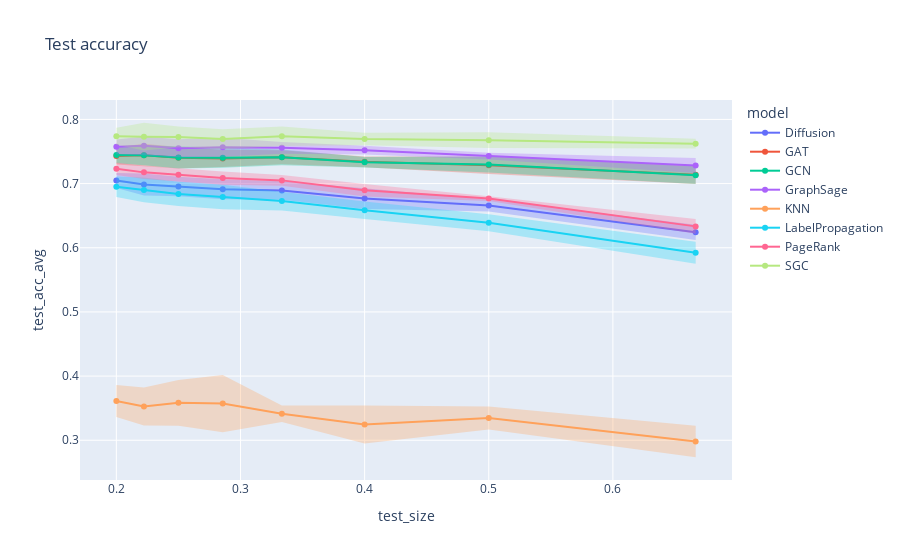

Notebook cell for this chart:
### Markdown cell above
### Citeseer

### Code cell
# Test split
for error_y_mode in {'band'}:
    fig = line(
        data_frame = grouped[grouped['dataset']=='citeseer'],
        x = 'test_size',
        y = 'test_acc_avg',
        error_y = 'test_acc_std',
        error_y_mode = error_y_mode,
        color = 'model',
        title = f'Test accuracy',
        markers = '.',
    )
    fig.show()

### Figure 1 — Plotly figure (JSON) as saved in the notebook; plotly's stock layout.template omitted (floating-point values rounded to 4 significant figures)
{"data": [{"fill": "toself", "fillcolor": "rgba(99,110,250,.3)", "hoverinfo": "skip", "legendgroup": "Diffusion", "line": {"color": "rgba(255,255,255,0)"}, "showlegend": false, "type": "scatter", "x": [0.6667, 0.5, 0.4, 0.3333, 0.2857, 0.25, 0.2222, 0.2, 0.2, 0.2222, 0.25, 0.2857, 0.3333, 0.4, 0.5, 0.6667], "xaxis": "x", "y": [0.6359, 0.6754, 0.6926, 0.7035, 0.7066, 0.7107, 0.7158, 0.7167, 0.693, 0.6816, 0.6804, 0.6757, 0.6749, 0.6605, 0.6565, 0.612], "yaxis": "y"}, {"hovertemplate": "model=Diffusion<br>test_size=%{x}<br>test_acc_avg=%{y}<extra></extra>", "legendgroup": "Diffusion", "line": {"color": "#636efa", "dash": "solid"}, "marker": {"symbol": "circle"}, "mode": "markers+lines", "name": "Diffusion", "orientation": "v", "showlegend": true, "type": "scatter", "x": [0.6667, 0.5, 0.4, 0.3333, 0.2857, 0.25, 0.2222, 0.2], "xaxis": "x", "y": [0.624, 0.6659, 0.6766, 0.6892, 0.6912, 0.6955, 0.6987, 0.7048], "yaxis": "y"}, {"fill": "toself", "fillcolor": "rgba(239,85,59,.3)", "hoverinfo": "skip", "legendgroup": "GAT", "line": {"color": "rgba(255,255,255,0)"}, "showlegend": false, "type": "scatter", "x": [0.6667, 0.5, 0.4, 0.3333, 0.2857, 0.25, 0.2222, 0.2, 0.2, 0.2222, 0.25, 0.2857, 0.3333, 0.4, 0.5, 0.6667], "xaxis": "x", "y": [0.7284, 0.7423, 0.7423, 0.7519, 0.7527, 0.7571, 0.7619, 0.7565, 0.7297, 0.7267, 0.7236, 0.7258, 0.7302, 0.7254, 0.7149, 0.6992], "yaxis": "y"}, {"hovertemplate": "model=GAT<br>test_size=%{x}<br>test_acc_avg=%{y}<extra></extra>", "legendgroup": "GAT", "line": {"color": "#EF553B", "dash": "solid"}, "marker": {"symbol": "circle"}, "mode": "markers+lines", "name": "GAT", "orientation": "v", "showlegend": true, "type": "scatter", "x": [0.6667, 0.5, 0.4, 0.3333, 0.2857, 0.25, 0.2222, 0.2], "xaxis": "x", "y": [0.7138, 0.7286, 0.7338, 0.7411, 0.7393, 0.7403, 0.7443, 0.7431], "yaxis": "y"}, {"fill": "toself", "fillcolor": "rgba(0,204,150,.3)", "hoverinfo": "skip", "legendgroup": "GCN", "line": {"color": "rgba(255,255,255,0)"}, "showlegend": false, "type": "scatter", "x": [0.6667, 0.5, 0.4, 0.3333, 0.2857, 0.25, 0.2222, 0.2, 0.2, 0.2222, 0.25, 0.2857, 0.3333, 0.4, 0.5, 0.6667], "xaxis": "x", "y": [0.727, 0.7421, 0.7413, 0.753, 0.7562, 0.7582, 0.7597, 0.7576, 0.7317, 0.7285, 0.7234, 0.7247, 0.7287, 0.7251, 0.7173, 0.6992], "yaxis": "y"}, {"hovertemplate": "model=GCN<br>test_size=%{x}<br>test_acc_avg=%{y}<extra></extra>", "legendgroup": "GCN", "line": {"color": "#00cc96", "dash": "solid"}, "marker": {"symbol": "circle"}, "mode": "markers+lines", "name": "GCN", "orientation": "v", "showlegend": true, "type": "scatter", "x": [0.6667, 0.5, 0.4, 0.3333, 0.2857, 0.25, 0.2222, 0.2], "xaxis": "x", "y": [0.7131, 0.7297, 0.7332, 0.7409, 0.7404, 0.7408, 0.7441, 0.7446], "yaxis": "y"}, {"fill": "toself", "fillcolor": "rgba(171,99,250,.3)", "hoverinfo": "skip", "legendgroup": "GraphSage", "line": {"color": "rgba(255,255,255,0)"}, "showlegend": false, "type": "scatter", "x": [0.6667, 0.5, 0.4, 0.3333, 0.2857, 0.25, 0.2222, 0.2, 0.2, 0.2222, 0.25, 0.2857, 0.3333, 0.4, 0.5, 0.6667], "xaxis": "x", "y": [0.7399, 0.7481, 0.7589, 0.7648, 0.7713, 0.769, 0.7734, 0.7689, 0.7458, 0.7442, 0.741, 0.7417, 0.7467, 0.7453, 0.7377, 0.7164], "yaxis": "y"}, {"hovertemplate": "model=GraphSage<br>test_size=%{x}<br>test_acc_avg=%{y}<extra></extra>", "legendgroup": "GraphSage", "line": {"color": "#ab63fa", "dash": "solid"}, "marker": {"symbol": "circle"}, "mode": "markers+lines", "name": "GraphSage", "orientation": "v", "showlegend": true, "type": "scatter", "x": [0.6667, 0.5, 0.4, 0.3333, 0.2857, 0.25, 0.2222, 0.2], "xaxis": "x", "y": [0.7282, 0.7429, 0.7521, 0.7557, 0.7565, 0.755, 0.7588, 0.7573], "yaxis": "y"}, {"fill": "toself", "fillcolor": "rgba(255,161,90,.3)", "hoverinfo": "skip", "legendgroup": "KNN", "line": {"color": "rgba(255,255,255,0)"}, "showlegend": false, "type": "scatter", "x": [0.6667, 0.5, 0.4, 0.3333, 0.2857, 0.25, 0.2222, 0.2, 0.2, 0.2222, 0.25, 0.2857, 0.3333, 0.4, 0.5, 0.6667], "xaxis": "x", "y": [0.3225, 0.3526, 0.3541, 0.3542, 0.4019, 0.394, 0.3822, 0.3862, 0.3361, 0.323, 0.3225, 0.3126, 0.3284, 0.2951, 0.3168, 0.2735], "yaxis": "y"}, {"hovertemplate": "model=KNN<br>test_size=%{x}<br>test_acc_avg=%{y}<extra></extra>", "legendgroup": "KNN", "line": {"color": "#FFA15A", "dash": "solid"}, "marker": {"symbol": "circle"}, "mode": "markers+lines", "name": "KNN", "orientation": "v", "showlegend": true, "type": "scatter", "x": [0.6667, 0.5, 0.4, 0.3333, 0.2857, 0.25, 0.2222, 0.2], "xaxis": "x", "y": [0.298, 0.3347, 0.3246, 0.3413, 0.3572, 0.3583, 0.3526, 0.3611], "yaxis": "y"}, {"fill": "toself", "fillcolor": "rgba(25,211,243,.3)", "hoverinfo": "skip", "legendgroup": "LabelPropagation", "line": {"color": "rgba(255,255,255,0)"}, "showlegend": false, "type": "scatter", "x": [0.6667, 0.5, 0.4, 0.3333, 0.2857, 0.25, 0.2222, 0.2, 0.2, 0.2222, 0.25, 0.2857, 0.3333, 0.4, 0.5, 0.6667], "xaxis": "x", "y": [0.6094, 0.6523, 0.6722, 0.6873, 0.698, 0.7027, 0.7093, 0.711, 0.6792, 0.671, 0.6649, 0.6599, 0.6581, 0.6449, 0.6257, 0.5751], "yaxis": "y"}, {"hovertemplate": "model=LabelPropagation<br>test_size=%{x}<br>test_acc_avg=%{y}<extra></extra>", "legendgroup": "LabelPropagation", "line": {"color": "#19d3f3", "dash": "solid"}, "marker": {"symbol": "circle"}, "mode": "markers+lines", "name": "LabelPropagation", "orientation": "v", "showlegend": true, "type": "scatter", "x": [0.6667, 0.5, 0.4, 0.3333, 0.2857, 0.25, 0.2222, 0.2], "xaxis": "x", "y": [0.5923, 0.639, 0.6586, 0.6727, 0.679, 0.6838, 0.6901, 0.6951], "yaxis": "y"}, {"fill": "toself", "fillcolor": "rgba(255,102,146,.3)", "hoverinfo": "skip", "legendgroup": "PageRank", "line": {"color": "rgba(255,255,255,0)"}, "showlegend": false, "type": "scatter", "x": [0.6667, 0.5, 0.4, 0.3333, 0.2857, 0.25, 0.2222, 0.2, 0.2, 0.2222, 0.25, 0.2857, 0.3333, 0.4, 0.5, 0.6667], "xaxis": "x", "y": [0.6446, 0.6803, 0.6993, 0.7133, 0.7188, 0.7243, 0.7278, 0.7328, 0.7135, 0.7071, 0.7031, 0.6984, 0.6967, 0.6797, 0.6728, 0.622], "yaxis": "y"}, {"hovertemplate": "model=PageRank<br>test_size=%{x}<br>test_acc_avg=%{y}<extra></extra>", "legendgroup": "PageRank", "line": {"color": "#FF6692", "dash": "solid"}, "marker": {"symbol": "circle"}, "mode": "markers+lines", "name": "PageRank", "orientation": "v", "showlegend": true, "type": "scatter", "x": [0.6667, 0.5, 0.4, 0.3333, 0.2857, 0.25, 0.2222, 0.2], "xaxis": "x", "y": [0.6333, 0.6766, 0.6895, 0.705, 0.7086, 0.7137, 0.7175, 0.7232], "yaxis": "y"}, {"fill": "toself", "fillcolor": "rgba(182,232,128,.3)", "hoverinfo": "skip", "legendgroup": "SGC", "line": {"color": "rgba(255,255,255,0)"}, "showlegend": false, "type": "scatter", "x": [0.6667, 0.5, 0.4, 0.3333, 0.2857, 0.25, 0.2222, 0.2, 0.2, 0.2222, 0.25, 0.2857, 0.3333, 0.4, 0.5, 0.6667], "xaxis": "x", "y": [0.77, 0.7799, 0.7793, 0.7888, 0.7848, 0.7889, 0.7948, 0.787, 0.7607, 0.7514, 0.7566, 0.754, 0.7585, 0.7598, 0.7555, 0.7545], "yaxis": "y"}, {"hovertemplate": "model=SGC<br>test_size=%{x}<br>test_acc_avg=%{y}<extra></extra>", "legendgroup": "SGC", "line": {"color": "#B6E880", "dash": "solid"}, "marker": {"symbol": "circle"}, "mode": "markers+lines", "name": "SGC", "orientation": "v", "showlegend": true, "type": "scatter", "x": [0.6667, 0.5, 0.4, 0.3333, 0.2857, 0.25, 0.2222, 0.2], "xaxis": "x", "y": [0.7622, 0.7677, 0.7695, 0.7737, 0.7694, 0.7728, 0.7731, 0.7738], "yaxis": "y"}], "layout": {"legend": {"title": {"text": "model"}, "tracegroupgap": 0}, "title": {"text": "Test accuracy"}, "xaxis": {"anchor": "y", "domain": [0, 1], "title": {"text": "test_size"}}, "yaxis": {"anchor": "x", "domain": [0, 1], "title": {"text": "test_acc_avg"}}}}
